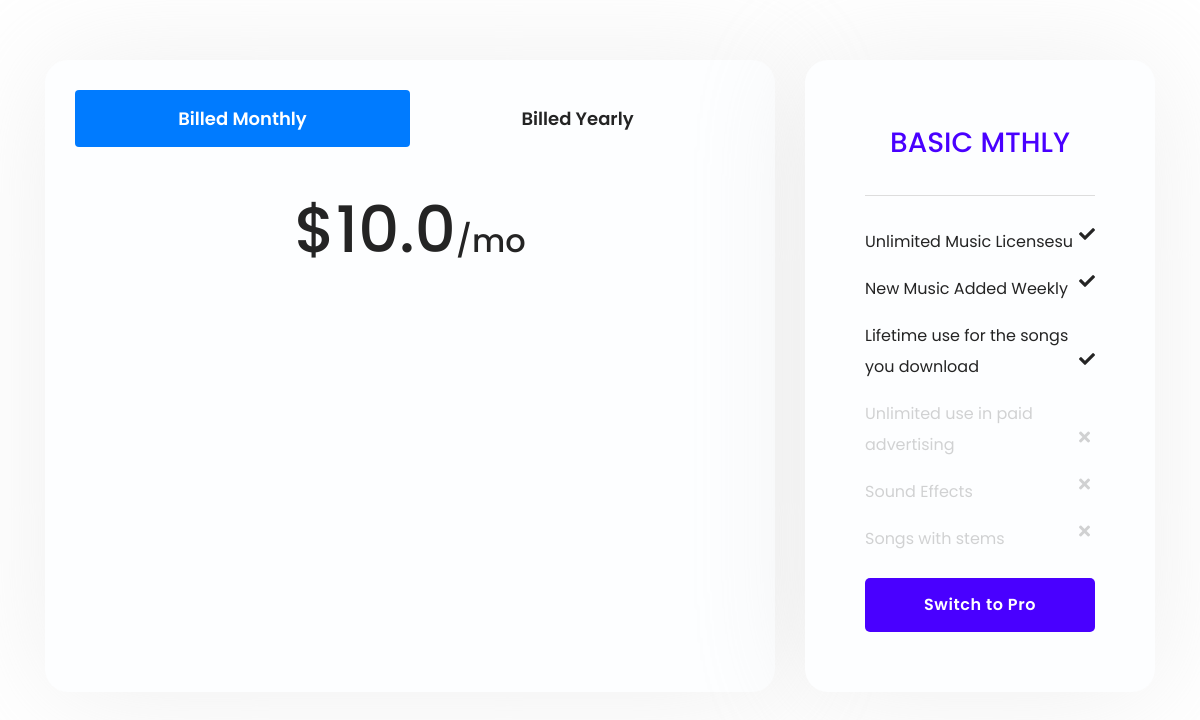
The app's page /plans/1/, older data.
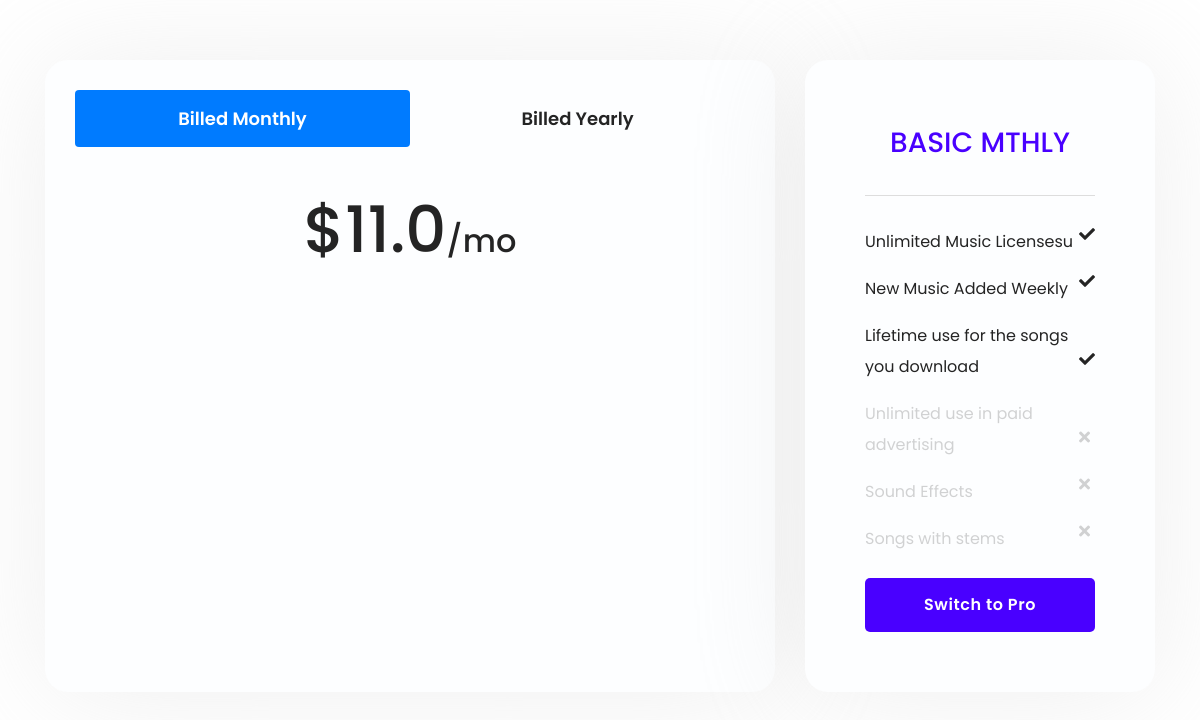
The same page, newer data.
### app/models.py (models this page shows, shortened)
class Plan(models.Model):
  name = models.CharField(max_length=255)
  price = models.FloatField()
  limit = models.BooleanField(default=True)
  role = models.CharField(max_length = 150, null=True, blank=True, choices=[
    ('Monthly', 'monthly'),
    ('Yearly', 'yearly')
  ])

### app/views.py (the view)
# urls.py: path('<int:pk>/', views.plansDetail, name='plansDetail'),
def plansDetail(request, pk):
  plans = Plan.objects.all()
  plan = Plan.objects.get(id=pk)
  if plan.limit == True:
    switch_plan = 'Pro'
    switch_plan_id = plans[2].id
  else:
    switch_plan = 'Basic'
    switch_plan_id = plans[0].id
  return render(request, 'plans/checkout.html', {
    'id': pk,
    'plan': plan,
    'price_basic_ye': plans[1].price,
    'price_pro_ye': plans[3].price,
    'switch_plan': switch_plan,
    'switch_plan_id': switch_plan_id
  })

### templates/plans/checkout.html (shortened to what this page needs)
{% extends 'base.html' %} {% block content %}
<div class="checkout-page">
  <div class="container">
    <div class="row">
      <div class="col-md-8">
        <div class="checkout-content">
          <ul class="nav nav-pills mb-3" id="pills-tab" role="tablist">
            <li class="nav-item tab1">
              <a
                class="nav-link active"
                id="pills-home-tab"
                data-toggle="pill"
                href="#pills-home"
                role="tab"
                aria-controls="pills-home"
                aria-selected="true"
                >Billed Monthly</a
              >
            </li>
            <li class="nav-item tab2">
              <a
                class="nav-link"
                id="pills-profile-tab"
                data-toggle="pill"
                href="#pills-profile"
                role="tab"
                aria-controls="pills-profile"
                aria-selected="false"
                >Billed Yearly</a
              >
            </li>
          </ul>
          <div class="tab-content" id="pills-tabContent">
            <div
              class="tab-pane fade show active"
              id="pills-home"
              role="tabpanel"
              aria-labelledby="pills-home-tab"
            >
              <h1>${{ plan.price }}<span>/mo</span></h1>
            </div>
          </div>
        </div>
      </div>
      <div class="col-md-4">
        <div class="card plan-detail">
          <div class="card-body">
            <h5
              class="title-{% if plan.limit == False %}pro{% else %}basic{% endif %}"
            >
              {{ plan.name }}
            </h5>
            <ul>
              <li>
                <p class="unlimit">
                  Unlimited Music Licensesu <i class="fas fa-check"></i>
                </p>
              </li>
              <li>
                <p class="unlimit">
                  New Music Added Weekly <i class="fas fa-check"></i>
                </p>
              </li>
              <li>
                <p class="unlimit">
                  Lifetime use for the songs you download
                  <i class="fas fa-check"></i>
                </p>
              </li>
              <li>
                <p class="{% if plan.limit == False %}un{% endif %}limit">
                  Unlimited use in paid advertising
                  <i
                    class="fas {% if plan.limit == False %} fa-check {% else %} fa-times {% endif %}"
                  ></i>
                </p>
              </li>
              <li>
                <p class="{% if plan.limit == False %}un{% endif %}limit">
                  Sound Effects
                  <i
                    class="fas {% if plan.limit == False %} fa-check {% else %} fa-times {% endif %}"
                  ></i>
                </p>
              </li>
              <li>
                <p class="{% if plan.limit == False %}un{% endif %}limit">
                  Songs with stems
                  <i
                    class="fas {% if plan.limit == False %} fa-check {% else %} fa-times {% endif %}"
                  ></i>
                </p>
              </li>
            </ul>
            <div class="actions">
              <a
                href="/plans/{{ switch_plan_id }}"
                class="btn btn-primary btn-{% if plan.limit == False %}pro{% else %}basic{% endif %}"
                >Switch to {{ switch_plan }}</a
              >
            </div>
          </div>
        </div>
      </div>
    </div>
  </div>
</div>
{% endblock content %}

Row changes from the older to the newer data that the page shows:
changed Plan "BASIC MTHLY": price "10.0" → "11.0"
